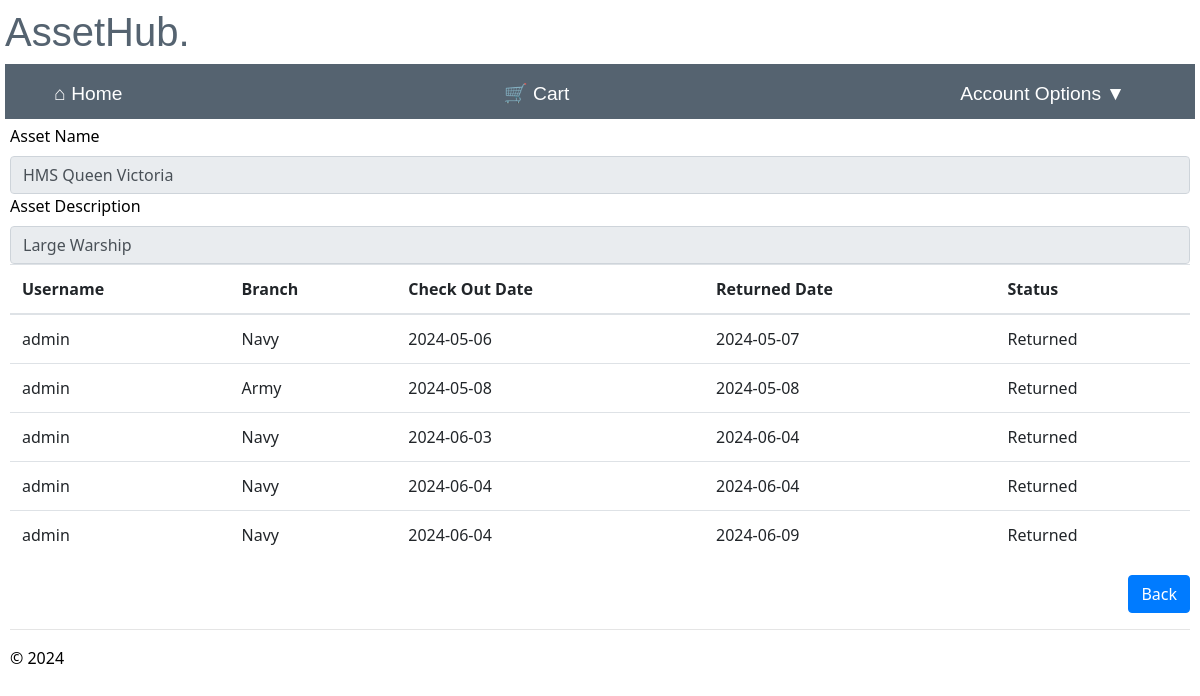
The page /asset_history/1 (signed in) on the database as committed earlier.
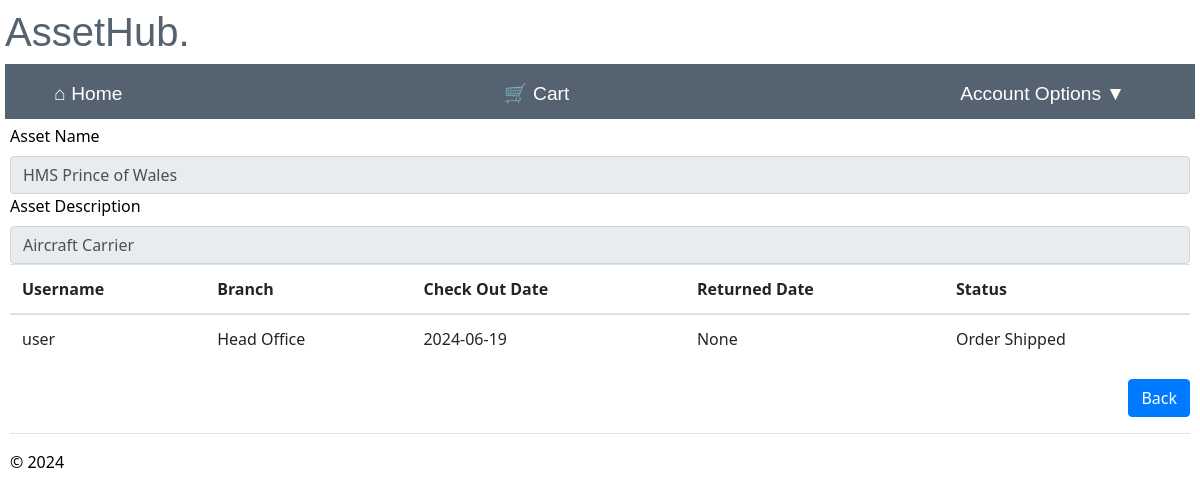
The same page on the database as committed later.
### app/models/models.py (models this page shows)
class Assets(db.Model):
    __tablename__ = 'assets'
    asset_id = db.Column(db.Integer, primary_key=True, nullable=False)
    asset_name = db.Column(db.String(100), nullable=True)#change to not null
    asset_description = db.Column(db.String(225), nullable=True)
    keyword = db.Column(db.String(50), nullable=False)
    available = db.Column(db.String(50), nullable=False, default='Y')

class Order(db.Model):
    __tablename__ = 'order'
    order_id = db.Column(db.Integer, primary_key=True, nullable=False)
    username = db.Column(db.Integer, db.ForeignKey('user.username'), nullable=False)#needs to be string
    asset_id = db.Column(db.String(100), db.ForeignKey('assets.asset_id'), nullable=False)
    branch_id = db.Column(db.Integer, db.ForeignKey('branch.branch_id'), nullable=False)
    check_out_date = db.Column(db.Date,nullable=False)
    return_date = db.Column(db.Date,nullable=True)
    status = db.Column(db.String(20),nullable= False, default='New Order')
    user = relationship('User', backref='order')
    asset = relationship('Assets', backref='order')
    branch = relationship('Branch', backref='order')

class Branch(db.Model):
    __tablename__ = 'branch'
    branch_id = db.Column(db.Integer, primary_key=True, nullable=False)
    branch_name = db.Column(db.String(50), nullable=False)
    address_line1 = db.Column(db.String(225), nullable=False)
    address_line2 = db.Column(db.String(225), nullable=True)
    postcode = db.Column(db.String(8), nullable=False)

### app/manager/routes.py (the view)
@bp.route("/asset_history/<int:asset_id>", methods=['GET'])
@login_required
@check_is_manager
def asset_history(asset_id):
    try:
        asset_history_items = Order.query.filter_by(asset_id=asset_id).all()
        asset_history = asset_history_items
        asset_names, asset_description, branch_names = get_asset_details(asset_history)
        current_app.logger.info('Username: %s accessed asset %s history', current_user.username, asset_id)
    except Exception as e:
        flash("An error occurred retrieving assets.")
        asset_history_items = {}
        asset_names = {}
        asset_description = {}
        branch_names = {}
        current_app.logger.warning('Username: %s has a problem accessing asset history', current_user.username)
    return render_template("asset_history.html",
                           asset_history_items=asset_history_items, asset_names=asset_names,
                           asset_description=asset_description, branch_names=branch_names)

### app/manager/routes.py (called while the page is built)
def check_is_manager(func):
    @wraps(func)
    def decorated_function(*args, **kwargs):
        if current_user.role == 'admin'or current_user.role == 'manager':
            return func(*args, **kwargs)
        else:
            current_app.logger.critical('Username: %s accessed attempted to access %s', current_user.username,func.__name__)
            flash("You are not authorised to access this page")
            return redirect(url_for("main.home"))
    return decorated_function

def get_asset_details(item_deatils):
    asset_names = {}
    asset_description = {}
    branch_names = {}
    for item in item_deatils:
        asset = Assets.query.filter_by(asset_id=item.asset_id).first()
        branch = Branch.query.filter_by(branch_id=item.branch_id).first()
        if asset:
            asset_names[item.asset_id] = asset.asset_name
            asset_description[item.asset_id] = asset.asset_description
        if branch:
            branch_names[item.branch_id] = branch.branch_name
    return asset_names, asset_description, branch_names

### app/user/routes.py (called while the page is built)
@bp.before_app_request
def make_session_permanent():
    session.permanent = True
    current_app.permanent_session_lifetime = timedelta(seconds=60)

### app/manager/templates/asset_history.html (shortened to what this page needs)
{% extends "layout.html" %}
{% block content %}
{% if asset_history_items %}
    <label>Asset Name</label> <input type='text' name='asset_name' size="10" required class='form-control' value="{{ asset_names[asset_history_items[0].asset_id] }}" readonly>
    <label>Asset Description</label> <input type='text' name='asset_description' size="10" required class='form-control' value="{{ asset_description[asset_history_items[0].asset_id] }}" readonly>
{% endif %}
    <table class="table table-hover">
    <thead class="active tables">
      <th>Username</th>
      <th>Branch</th>
      <th>Check Out Date</th>
      <th>Returned Date</th>
      <th>Status</th>
    </thead>
    <tbody>
      {% for asset_history_items in asset_history_items %}
      <tr>
            <td>{{ asset_history_items.username }}</td>
            <td>{{ branch_names[asset_history_items.branch_id] }}</td>
            <td>{{ asset_history_items.check_out_date }}</td>
            <td>{{ asset_history_items.return_date }}</td>
            <td>{{ asset_history_items.status }}</td>
      </tr>
      {% endfor %}
    </tbody>
  </table>
  <div class="text-right">
  <td><a href='{{ url_for("manager.maintain_assets")}}' class='btn btn-primary'>Back</a></td>
  </div>
{% endblock %}

Rows that differ between the two databases and show on the page:
no longer on this page (row edited): Order: username "admin", {{ branch_names[asset_history_items.branch_id] }} "Navy", check_out_date "2024-05-06", return_date "2024-05-07", status "Returned"
no longer on this page (row edited): Order: username "admin", check_out_date "2024-05-08", return_date "2024-05-08", status "Returned"
no longer on this page (row edited): Branch: branch_name "Army"
removed Order: username "admin", {{ branch_names[asset_history_items.branch_id] }} "Navy", check_out_date "2024-06-03", return_date "2024-06-04", status "Returned"
removed Order: username "admin", {{ branch_names[asset_history_items.branch_id] }} "Navy", check_out_date "2024-06-04", return_date "2024-06-04", status "Returned"
removed Order: username "admin", {{ branch_names[asset_history_items.branch_id] }} "Navy", check_out_date "2024-06-04", return_date "2024-06-09", status "Returned"
changed Assets: asset_name "HMS Queen Victoria" → "HMS Prince of Wales"; asset_description "Large Warship" → "Aircraft Carrier"
now on this page (row edited): Order: username "user", {{ branch_names[asset_history_items.branch_id] }} "Head Office", check_out_date "2024-06-19", return_date "None", status "Order Shipped"
